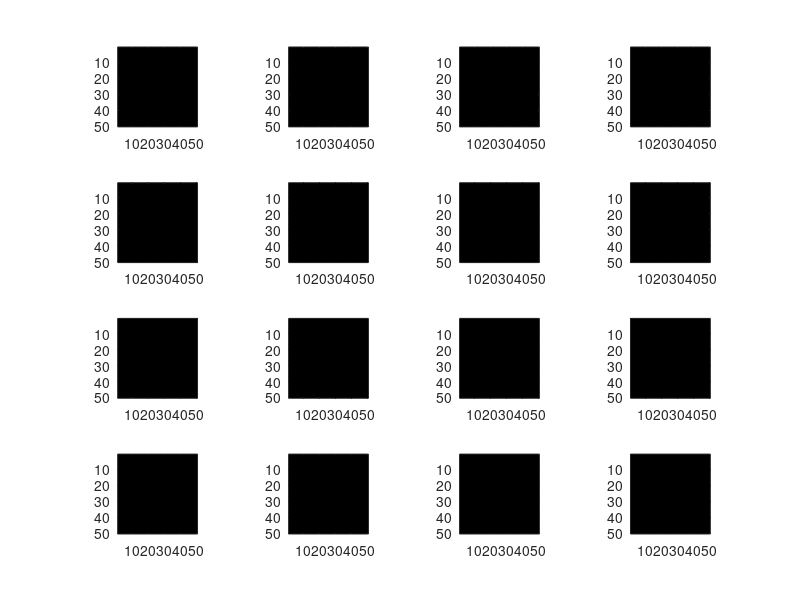

Write MATLAB code to recreate this figure. (Note: this script raises an error after producing the figure.)
% Q5
clc;clear;
% a)
full_image = zeros(2500,240);

file_name=dir(strcat('/Users/shiqi/Downloads/271b/hw/trainset')); 
for i=4:length(file_name) %suppose there are 10 image
% the path tht u hv imges
  im = im2double(imread(strcat('/Users/shiqi/Downloads/271b/hw/trainset/',file_name(i).name)));
  im_r = reshape(im, [2500,1]);
  c=i-3;
  full_image(:,c) = im_r;
end

mean_f = mean(full_image);
center_f = full_image - repmat(mean_f,[2500,1]);
[U S V] = svd(center_f);
basis = center_f * V(:,1:16);
pic = reshape(basis(:,1:16),[50,50,16]);
for i = 1:16
    subplot(4,4,i);
    imshow(pic(:,:,i),[]);
    axis on 
end

%b)
P1 = full_image(:,1:40);
P2 = full_image(:,41:80);
P3 = full_image(:,81:120);
P4 = full_image(:,121:160);
P5 = full_image(:,161:200);
P6 = full_image(:,201:240);

full_P = zeros(2500,40,6);
full_P(:,:,1) = P1;
full_P(:,:,2) = P2;
full_P(:,:,3) = P3;
full_P(:,:,4) = P4;
full_P(:,:,5) = P5;
full_P(:,:,6) = P6;

i = 1
j = 2
r = 0

W = zeros(2500,15);
for i = 1:5
    for j = (i+1):6
        Px = full_P(:,:,i);
        Py = full_P(:,:,j);
        w_xy = inv(cov(Px')+cov(Py')+eye(2500)) * (mean(Px,2)-mean(Py,2));
        r = r + 1
        W(:,r) = w_xy;
    end
end

W(:,16) = zeros(2500,1);
pic = reshape(W(:,1:16),[50,50,16]);
for i = 1:16
    subplot(4,4,i);
    imshow(pic(:,:,i),[]);
    axis on 
end

% c)
basis_15 = center_f * V(:,1:15);
phi = basis_15';

mu = zeros(15,6);
sigma = zeros(15,15,6);
for i = 1:6
    Z = phi * full_P(:,:,i);
    mu(:,i) = mean(Z,2);
    sigma(:,:,i) = cov(Z');
end

test_image = zeros(2500,60);

file_name=dir(strcat('/Users/shiqi/Downloads/271b/hw/testset')); 
for i=4:length(file_name) %suppose there are 10 image
% the path tht u hv imges
  im = im2double(imread(strcat('/Users/shiqi/Downloads/271b/hw/testset/',file_name(i).name)));
  im_r = reshape(im, [2500,1]);
  c=i-3;
  test_image(:,c) = im_r;
end


P1_t = test_image(:,1:10);
P2_t = test_image(:,11:20);
P3_t = test_image(:,21:30);
P4_t = test_image(:,31:40);
P5_t = test_image(:,41:50);
P6_t = test_image(:,51:60);

full_t = zeros(2500,10,6);
full_t(:,:,1) = P1_t;
full_t(:,:,2) = P2_t;
full_t(:,:,3) = P3_t;
full_t(:,:,4) = P4_t;
full_t(:,:,5) = P5_t;
full_t(:,:,6) = P6_t;



Z_t = zeros(15,10,6);
for i = 1:6
    Z_t(:,:,i) = phi * full_t(:,:,i);
end

% put the test 1 into train 1 and train 2
prior = 1/2
test_error = zeros(6,1);

for i = 1:6
    test_result = [];
    for j = 1:6
        if i ~= j
            testi = log_pdf(Z_t(:,:,i),mu(:,i),sigma(:,:,i)) > log_pdf(Z_t(:,:,i),mu(:,j),sigma(:,:,j));
            test_result = [test_result;testi];
        end
    end
    test_error(i) = 1-sum(test_result(:))/numel(test_result);
end

test_error_all = mean(test_error);

% d)
W_test = W(:,1:15);

test_error = zeros(6,1);

for i = 1:6
    test_result = [];
    for j = 1:6
        if i ~= j
            Px = full_P(:,:,i);
            Py = full_P(:,:,j);
            w_xy = inv(cov(Px')+cov(Py')+eye(2500)) * (mean(Px,2)-mean(Py,2));
            
            Zi = w_xy' * full_P(:,:,i);
            mui = mean(Zi);
            sigmai = cov(Zi');
            
            Zj = w_xy' * full_P(:,:,j);
            muj = mean(Zj);
            sigmaj = cov(Zj');
            
            Z_t = w_xy' * full_t(:,:,i);
            
            testi = log_pdf(Z_t,mui,sigmai) > log_pdf(Z_t,muj,sigmaj);
            
            test_result = [test_result;testi];
        end
    end
    test_error(i) = 1-sum(test_result(:))/numel(test_result);
end
test_error_all = mean(test_error);

% e)

basis_30 = center_f * V(:,1:30);
phi_30 = basis_30';

for i = 1:6
    test_result = [];
    for j = 1:6
        if i ~= j
            Px = phi_30 * full_P(:,:,i);
            Py = phi_30 * full_P(:,:,j);
            w_xy = inv(cov(Px')+cov(Py')) * (mean(Px,2)-mean(Py,2));
            
            Zi = w_xy' * Px;
            mui = mean(Zi);
            sigmai = cov(Zi');
            
            Zj = w_xy' * Py;
            muj = mean(Zj);
            sigmaj = cov(Zj');
            
            Z_t = w_xy' * (phi_30 * full_t(:,:,i));
            
            testi = log_pdf(Z_t,mui,sigmai) > log_pdf(Z_t,muj,sigmaj);
            
            test_result = [test_result;testi];
        end
    end
    test_error(i) = 1-sum(test_result(:))/numel(test_result);
end



